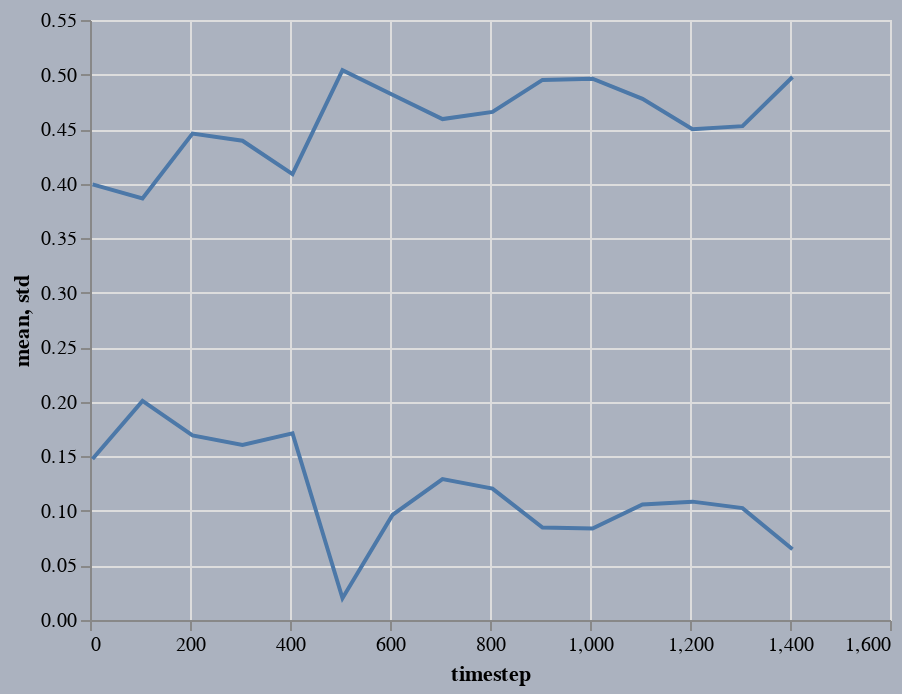

Here is the notebook cell this chart was saved with:
### Markdown cell above
### mean, std vs timestep

### Code cell
base = alt.Chart(
    stats_df
).mark_line(
).encode(
    alt.X('timestep:Q'),
    tooltip = [
        alt.Tooltip('timestep:Q'),
        alt.Tooltip('mean:Q'),
        alt.Tooltip('std:Q', format='0.2f')
    ]
)

alt.layer(
    base.encode(alt.Y('mean:Q')),
    base.encode(alt.Y('std:Q')),
    background='#abb2bf'
).interactive()

### Figure 1 — Vega-Lite specification as saved in the notebook (floating-point values rounded to 4 significant figures)
{"$schema": "https://vega.github.io/schema/vega-lite/v2.6.0.json", "background": "#abb2bf", "config": {"view": {"height": 300, "width": 400}}, "datasets": {"data-8616d3771818128cdef2ab5585a04d35": [{"mean": 0.3993, "std": 0.1476, "timestep": 5}, {"mean": 0.3865, "std": 0.2008, "timestep": 105}, {"mean": 0.4459, "std": 0.1692, "timestep": 205}, {"mean": 0.4393, "std": 0.1605, "timestep": 305}, {"mean": 0.4087, "std": 0.1712, "timestep": 405}, {"mean": 0.504, "std": 0.01997, "timestep": 505}, {"mean": 0.4814, "std": 0.09629, "timestep": 605}, {"mean": 0.4592, "std": 0.1291, "timestep": 705}, {"mean": 0.4658, "std": 0.1205, "timestep": 805}, {"mean": 0.4951, "std": 0.08479, "timestep": 905}, {"mean": 0.4962, "std": 0.08387, "timestep": 1005}, {"mean": 0.4777, "std": 0.1059, "timestep": 1105}, {"mean": 0.4499, "std": 0.1085, "timestep": 1205}, {"mean": 0.4527, "std": 0.1026, "timestep": 1305}, {"mean": 0.4978, "std": 0.06492, "timestep": 1405}]}, "layer": [{"data": {"name": "data-8616d3771818128cdef2ab5585a04d35"}, "encoding": {"tooltip": [{"field": "timestep", "type": "quantitative"}, {"field": "mean", "type": "quantitative"}, {"field": "std", "format": "0.2f", "type": "quantitative"}], "x": {"field": "timestep", "type": "quantitative"}, "y": {"field": "mean", "type": "quantitative"}}, "mark": "line", "selection": {"selector004": {"bind": "scales", "encodings": ["x", "y"], "mark": {"fill": "#333", "fillOpacity": 0.125, "stroke": "white"}, "on": "[mousedown, window:mouseup] > window:mousemove!", "resolve": "global", "translate": "[mousedown, window:mouseup] > window:mousemove!", "type": "interval", "zoom": "wheel!"}}}, {"data": {"name": "data-8616d3771818128cdef2ab5585a04d35"}, "encoding": {"tooltip": [{"field": "timestep", "type": "quantitative"}, {"field": "mean", "type": "quantitative"}, {"field": "std", "format": "0.2f", "type": "quantitative"}], "x": {"field": "timestep", "type": "quantitative"}, "y": {"field": "std", "type": "quantitative"}}, "mark": "line"}]}
